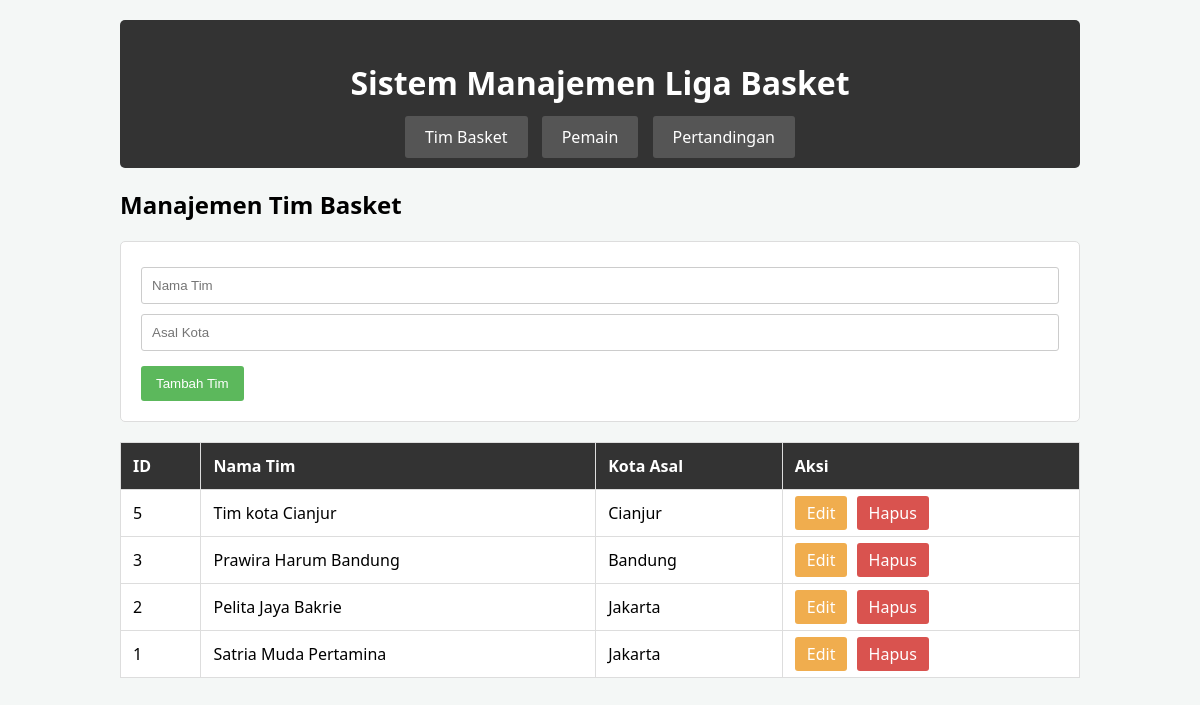
The app's page /TP7/Index.php with its own data.
### tables this page shows
CREATE TABLE `teams` (
  `id` int(11) NOT NULL,
  `name` varchar(100) NOT NULL,
  `city` varchar(100) NOT NULL
);

### TP7/class/team.php (called while the page is built, shortened)
<?php
require_once dirname(__DIR__) . '/config/db.php';
class Team {
    private $conn;
    private $table_name = "teams";
    public function __construct() {
        $database = new Database();
        $this->conn = $database->getConnection();
    }
    public function readAll() {
        $query = "SELECT * FROM " . $this->table_name . " ORDER BY id DESC";
        $stmt = $this->conn->prepare($query);
        $stmt->execute();
        return $stmt;
    }
}
?>

### TP7/config/db.php (called while the page is built, shortened)
<?php
class Database {
    private $host = "localhost";
    private $dbname = "db_basket";
    private $username = "root";
    private $password = "";
    public function getConnection() {
        $this->conn = null;
        try {
            $this->conn = new PDO("mysql:host=" . $this->host . ";dbname=" . $this->dbname, $this->username, $this->password);
            $this->conn->setAttribute(PDO::ATTR_ERRMODE, PDO::ERRMODE_EXCEPTION);
        } catch(PDOException $exception) {
            echo "Connection error: " . $exception->getMessage();
        }
        return $this->conn;
    }
}
?>

### TP7/view/teams.php (the view, shortened to what this page needs)
<?php
require_once dirname(__DIR__) . '/class/Team.php';
$teamObj = new Team();
$editData = null;
$teams = $teamObj->readAll();
?>
<h2>Manajemen Tim Basket</h2>
<div class="form-container">
    <?php if ($editData): ?>
        <form method="POST">
            <input type="hidden" name="id" value="<?= $editData['id'] ?>">
            <input type="text" name="name" value="<?= $editData['name'] ?>" required>
            <input type="text" name="city" value="<?= $editData['city'] ?>" required>
            <button type="submit" name="update_team" style="background: #f0ad4e;">Update Tim</button>
            <a href="index.php?page=teams" class="btn-cancel">Batal</a>
        </form>
    <?php else: ?>
        <form method="POST">
            <input type="text" name="name" placeholder="Nama Tim" required>
            <input type="text" name="city" placeholder="Asal Kota" required>
            <button type="submit" name="add_team">Tambah Tim</button>
        </form>
    <?php endif; ?>
</div>
<table>
    <tr>
        <th>ID</th>
        <th>Nama Tim</th>
        <th>Kota Asal</th>
        <th>Aksi</th>
    </tr>
    <?php while ($row = $teams->fetch(PDO::FETCH_ASSOC)) { ?>
    <tr>
        <td><?= $row['id'] ?></td>
        <td><?= $row['name'] ?></td>
        <td><?= $row['city'] ?></td>
        <td>
            <a href="index.php?page=teams&edit=<?= $row['id'] ?>" class="btn-edit">Edit</a>
            <a href="index.php?page=teams&delete=<?= $row['id'] ?>" class="btn-delete" onclick="return confirm('Hapus tim ini? Pemain terkait juga akan terhapus.')">Hapus</a>
        </td>
    </tr>
    <?php } ?>
</table>

### TP7/Style.css (style rules this page uses)
body { font-family: 'Segoe UI', Tahoma, Geneva, Verdana, sans-serif; background-color: #f4f7f6; margin: 0; padding: 0; }
table { width: 100%; border-collapse: collapse; margin-top: 20px; background: #fff; }
table th, table td { padding: 12px; border: 1px solid #ddd; text-align: left; }
table th { background-color: #333; color: white; }
.form-container { background: #fff; padding: 20px; margin-bottom: 20px; border: 1px solid #ddd; border-radius: 5px; }
input[type="text"], input[type="number"], input[type="date"], select { padding: 10px; margin: 5px 0; width: calc(100% - 22px); border: 1px solid #ccc; border-radius: 3px; }
button { background: #5cb85c; color: white; border: none; padding: 10px 15px; cursor: pointer; border-radius: 3px; margin-top: 10px; }
.btn-edit { background: #f0ad4e; color: white; padding: 6px 12px; text-decoration: none; border-radius: 3px; margin-right: 5px; }
.btn-delete { background: #d9534f; color: white; padding: 6px 12px; text-decoration: none; border-radius: 3px; }

### records on screen
teams: id "5", name "Tim kota Cianjur", city "Cianjur"
teams: id "3", name "Prawira Harum Bandung", city "Bandung"
teams: id "2", name "Pelita Jaya Bakrie", city "Jakarta"
teams: id "1", name "Satria Muda Pertamina", city "Jakarta"
